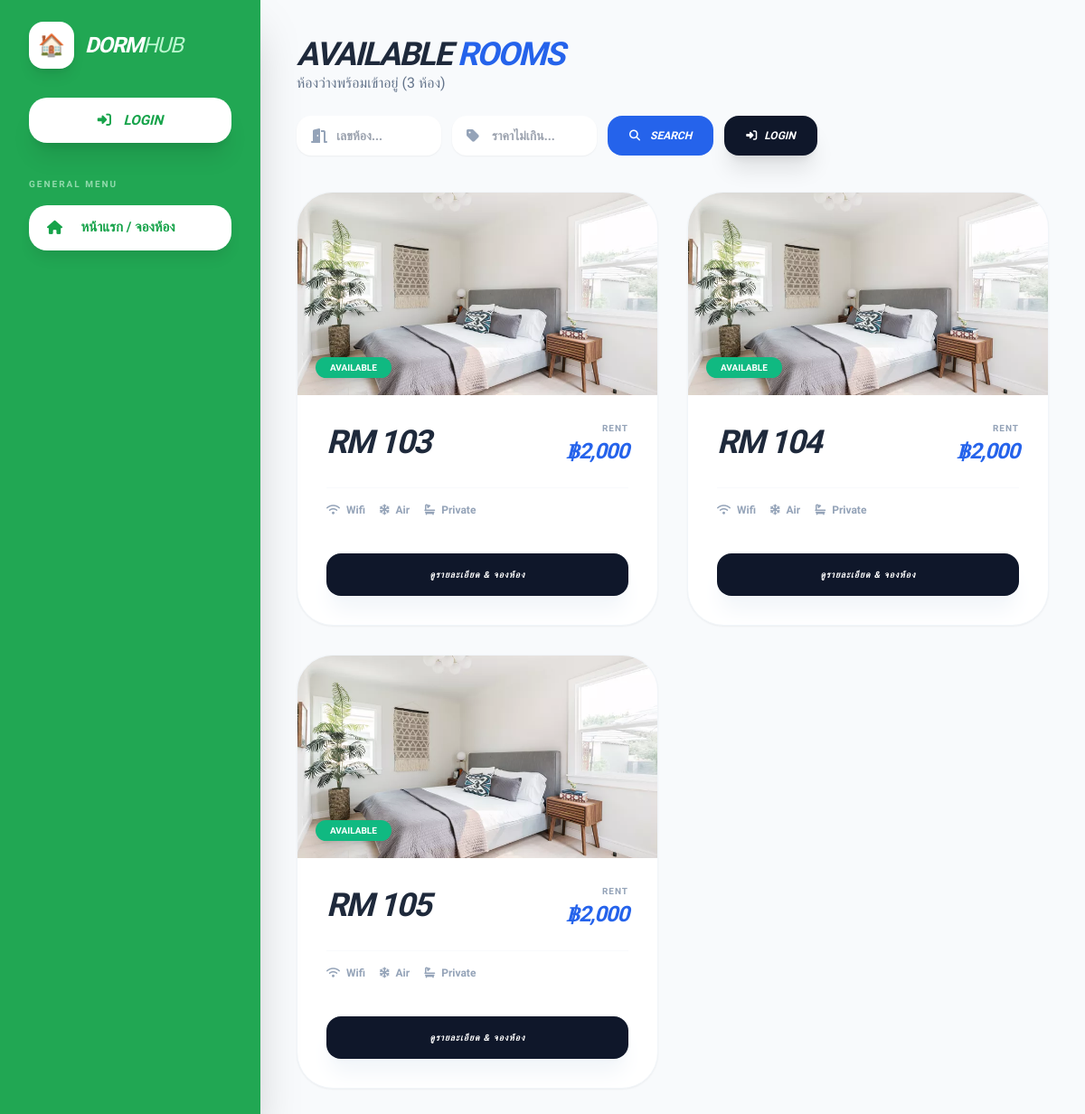
The page / on the database its author committed.
### tables this page shows
CREATE TABLE `rooms` (
  `room_id` int(11) NOT NULL,
  `room_number` varchar(10) NOT NULL,
  `base_rent` decimal(10,2) NOT NULL DEFAULT 0.00,
  `floor` varchar(10) DEFAULT NULL,
  `price_per_month` decimal(10,2) DEFAULT 0.00,
  `status` enum('occupied','available','maintenance','booked') DEFAULT 'available',
  `room_image` varchar(255) DEFAULT 'default_room.jpg',
  `description` text DEFAULT NULL,
  `amenities` varchar(255) DEFAULT NULL,
  `latest_water_meter` int(11) DEFAULT 0,
  `latest_electric_meter` int(11) DEFAULT 0
);

### index.php (the view, shortened to what this page needs)
<?php
require_once __DIR__ . '/config/db_connect.php';
$search = $_GET['search'] ?? '';
$max_price = $_GET['max_price'] ?? '';
try {
    $sql = "SELECT * FROM rooms WHERE status = 'available'";
    $params = [];
    $sql .= " ORDER BY room_number ASC";
    $stmt = $pdo->prepare($sql);
    $stmt->execute($params);
    $rooms = $stmt->fetchAll();
} catch (PDOException $e) {
    die("Error: " . $e->getMessage());
}
?>
<!DOCTYPE html>
<html lang="th">
<head>
    <script src="https://cdn.tailwindcss.com"></script>
    <link href="https://cdnjs.cloudflare.com/ajax/libs/font-awesome/6.4.0/css/all.min.css" rel="stylesheet">
</head>
<body class="bg-slate-50">
    <?php include 'sidebar.php'; ?>
    <main class="lg:ml-72 min-h-screen p-6 md:p-10 transition-all">
        <div class="flex flex-col xl:flex-row justify-between items-start xl:items-center mb-10 gap-6">
            <div>
                <h1 class="text-4xl font-black text-slate-800 italic uppercase tracking-tighter">
                    Available <span class="text-blue-600">Rooms</span>
                </h1>
                <p class="text-slate-500 font-medium">ห้องว่างพร้อมเข้าอยู่ (<?= count($rooms) ?> ห้อง)</p>
            </div>
            <form action="index.php" method="GET" class="flex flex-wrap gap-3 w-full xl:w-auto">
                <div class="relative flex-1 md:flex-none">
                    <i class="fa-solid fa-door-open absolute left-4 top-1/2 -translate-y-1/2 text-slate-400"></i>
                    <input type="text" name="search" placeholder="เลขห้อง..." value="<?= htmlspecialchars($search) ?>"
                        class="pl-11 pr-6 py-3 bg-white border-none rounded-2xl shadow-sm focus:ring-2 focus:ring-blue-500 outline-none font-bold text-sm w-full md:w-40">
                </div>
                <div class="relative flex-1 md:flex-none">
                    <i class="fa-solid fa-tag absolute left-4 top-1/2 -translate-y-1/2 text-slate-400"></i>
                    <input type="number" name="max_price" placeholder="ราคาไม่เกิน..." value="<?= htmlspecialchars($max_price) ?>"
                        class="pl-11 pr-6 py-3 bg-white border-none rounded-2xl shadow-sm focus:ring-2 focus:ring-blue-500 outline-none font-bold text-sm w-full md:w-40">
                </div>
                <button type="submit" class="bg-blue-600 text-white px-6 py-3 rounded-2xl font-black text-xs hover:bg-slate-900 transition-all uppercase italic">
                    <i class="fa-solid fa-magnifying-glass mr-2"></i> Search
                </button>
                <?php if(isset($_SESSION['user_id'])): ?>
                    <a href="<?= $_SESSION['role'] == 'admin' ? 'admin/manage_bills.php' : 'users/index.php' ?>"
                       class="bg-slate-900 text-white px-6 py-3 rounded-2xl font-black text-xs flex items-center gap-2 italic uppercase shadow-xl">
                        <i class="fa-solid fa-circle-user"></i> My Dashboard
                    </a>
                <?php else: ?>
                    <a href="login.php" class="bg-slate-900 text-white px-6 py-3 rounded-2xl font-black text-xs flex items-center gap-2 italic uppercase shadow-xl">
                        <i class="fa-solid fa-right-to-bracket"></i> Login
                    </a>
                <?php endif; ?>
            </form>
        </div>
        <div class="grid grid-cols-1 md:grid-cols-2 xl:grid-cols-3 2xl:grid-cols-4 gap-8">
            <?php foreach ($rooms as $room): ?>
                <div class="bg-white rounded-[2.5rem] border border-slate-100 shadow-sm hover:shadow-2xl hover:-translate-y-2 transition-all group overflow-hidden">
                    <div class="h-56 bg-slate-100 relative overflow-hidden text-slate-300">
                        <?php if(!empty($room['room_image'])): ?>
                            <img src="uploads/<?= htmlspecialchars($room['room_image']) ?>"
                                 class="w-full h-full object-cover group-hover:scale-110 transition-transform duration-700">
                        <?php endif; ?>
                        <div class="absolute bottom-5 left-5">
                            <span class="bg-emerald-500 text-white text-[10px] font-black uppercase px-4 py-1.5 rounded-full shadow-lg">
                                Available
                            </span>
                        </div>
                    </div>
                    <div class="p-8">
                        <div class="flex justify-between items-start mb-6">
                            <h2 class="text-4xl font-black text-slate-800 italic tracking-tighter">RM <?= htmlspecialchars($room['room_number']); ?></h2>
                            <div class="text-right">
                                <p class="text-[10px] font-black text-slate-400 uppercase tracking-widest leading-none mb-1">Rent</p>
                                <p class="text-2xl font-black text-blue-600 italic tracking-tighter">฿<?= number_format($room['base_rent']); ?></p>
                            </div>
                        </div>
                        <div class="flex items-center gap-4 py-4 border-t border-slate-50 mb-6 text-slate-400 text-xs font-bold">
                            <span><i class="fa-solid fa-wifi mr-1"></i> Wifi</span>
                            <span><i class="fa-solid fa-snowflake mr-1"></i> Air</span>
                            <span><i class="fa-solid fa-bath mr-1"></i> Private</span>
                        </div>
                        <a href="room_detail.php?id=<?= $room['room_id']; ?>"
                           class="block w-full text-center bg-slate-900 text-white py-4 rounded-2xl font-black uppercase italic tracking-widest text-[10px] hover:bg-blue-600 transition-all shadow-xl shadow-slate-100">
                            ดูรายละเอียด & จองห้อง
                        </a>
                    </div>
                </div>
            <?php endforeach; ?>
        </div>
    </main>
</body>
</html>

### index.php (style rules this page uses)
body { font-family: 'Anuphan', sans-serif; }

### sidebar.php (style rules this page uses)
body { font-family: 'Anuphan', sans-serif; background-color: #f8fafc; }

### rows shown on the page
rooms: room_image (picture), room_number "103", base_rent "2,000"
rooms: room_image (picture), room_number "104", base_rent "2,000"
rooms: room_image (picture), room_number "105", base_rent "2,000"

### other values the page prints
count($rooms) "3"
